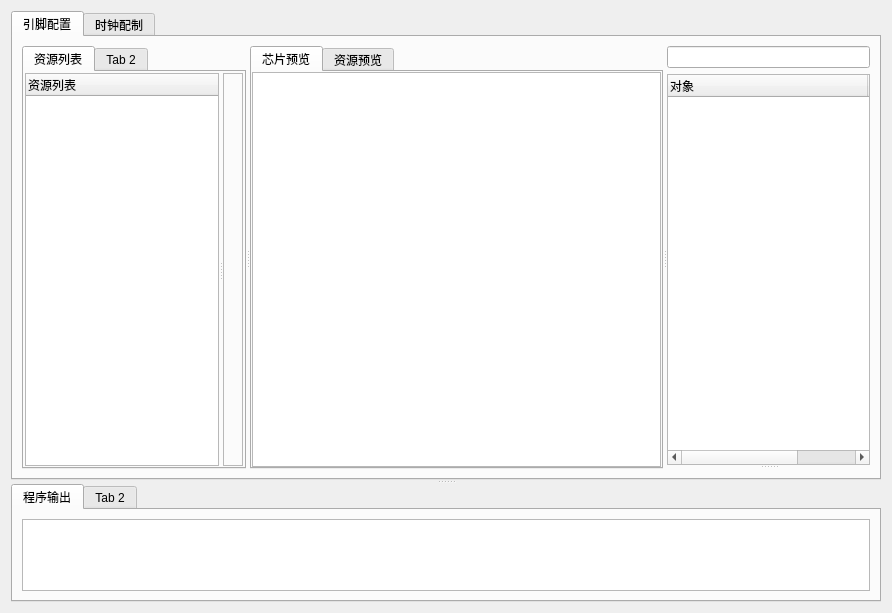
<?xml version="1.0" encoding="UTF-8"?>
<ui version="4.0">
 <class>FormMcuConfig</class>
 <widget class="QWidget" name="FormMcuConfig">
  <property name="geometry">
   <rect>
    <x>0</x>
    <y>0</y>
    <width>892</width>
    <height>613</height>
   </rect>
  </property>
  <property name="windowTitle">
   <string>Form</string>
  </property>
  <layout class="QGridLayout" name="gridLayout_4">
   <item row="0" column="0">
    <widget class="QSplitter" name="splitter_3">
     <property name="orientation">
      <enum>Qt::Vertical</enum>
     </property>
     <property name="childrenCollapsible">
      <bool>false</bool>
     </property>
     <widget class="QTabWidget" name="tabWidget_2">
      <property name="sizePolicy">
       <sizepolicy hsizetype="Expanding" vsizetype="Minimum">
        <horstretch>0</horstretch>
        <verstretch>4</verstretch>
       </sizepolicy>
      </property>
      <property name="currentIndex">
       <number>0</number>
      </property>
      <widget class="QWidget" name="tab_3">
       <attribute name="title">
        <string>引脚配置</string>
       </attribute>
       <layout class="QGridLayout" name="gridLayout_8">
        <item row="0" column="0">
         <widget class="QSplitter" name="splitter_4">
          <property name="orientation">
           <enum>Qt::Horizontal</enum>
          </property>
          <property name="childrenCollapsible">
           <bool>false</bool>
          </property>
          <widget class="QTabWidget" name="tabWidget_3">
           <property name="sizePolicy">
            <sizepolicy hsizetype="Expanding" vsizetype="Expanding">
             <horstretch>1</horstretch>
             <verstretch>0</verstretch>
            </sizepolicy>
           </property>
           <widget class="QWidget" name="tab_5">
            <attribute name="title">
             <string>资源列表</string>
            </attribute>
            <layout class="QGridLayout" name="gridLayout_7">
             <property name="leftMargin">
              <number>1</number>
             </property>
             <property name="topMargin">
              <number>1</number>
             </property>
             <property name="rightMargin">
              <number>1</number>
             </property>
             <property name="bottomMargin">
              <number>1</number>
             </property>
             <property name="spacing">
              <number>0</number>
             </property>
             <item row="0" column="0">
              <widget class="QSplitter" name="splitter_2">
               <property name="orientation">
                <enum>Qt::Horizontal</enum>
               </property>
               <property name="childrenCollapsible">
                <bool>false</bool>
               </property>
               <widget class="QTreeWidget" name="treeWidgetChooseIp">
                <property name="sizePolicy">
                 <sizepolicy hsizetype="Expanding" vsizetype="Expanding">
                  <horstretch>1</horstretch>
                  <verstretch>0</verstretch>
                 </sizepolicy>
                </property>
                <column>
                 <property name="text">
                  <string>资源列表</string>
                 </property>
                </column>
               </widget>
               <widget class="QFrame" name="frame">
                <property name="sizePolicy">
                 <sizepolicy hsizetype="Preferred" vsizetype="Preferred">
                  <horstretch>1</horstretch>
                  <verstretch>0</verstretch>
                 </sizepolicy>
                </property>
                <property name="minimumSize">
                 <size>
                  <width>0</width>
                  <height>0</height>
                 </size>
                </property>
                <property name="statusTip">
                 <string>功能配置</string>
                </property>
                <property name="frameShape">
                 <enum>QFrame::StyledPanel</enum>
                </property>
                <property name="frameShadow">
                 <enum>QFrame::Raised</enum>
                </property>
                <layout class="QGridLayout" name="gridLayout_3"/>
               </widget>
              </widget>
             </item>
            </layout>
           </widget>
           <widget class="QWidget" name="tab_6">
            <attribute name="title">
             <string>Tab 2</string>
            </attribute>
           </widget>
          </widget>
          <widget class="QTabWidget" name="tabWidget_4">
           <property name="sizePolicy">
            <sizepolicy hsizetype="Expanding" vsizetype="Expanding">
             <horstretch>2</horstretch>
             <verstretch>0</verstretch>
            </sizepolicy>
           </property>
           <property name="currentIndex">
            <number>0</number>
           </property>
           <widget class="QWidget" name="tab_7">
            <attribute name="title">
             <string>芯片预览</string>
            </attribute>
            <layout class="QGridLayout" name="gridLayout_2">
             <property name="leftMargin">
              <number>0</number>
             </property>
             <property name="topMargin">
              <number>0</number>
             </property>
             <property name="rightMargin">
              <number>0</number>
             </property>
             <property name="bottomMargin">
              <number>0</number>
             </property>
             <property name="spacing">
              <number>0</number>
             </property>
             <item row="0" column="0">
              <widget class="QGraphicsView" name="graphics_view">
               <property name="sizePolicy">
                <sizepolicy hsizetype="Expanding" vsizetype="Expanding">
                 <horstretch>2</horstretch>
                 <verstretch>0</verstretch>
                </sizepolicy>
               </property>
              </widget>
             </item>
            </layout>
           </widget>
           <widget class="QWidget" name="tab_8">
            <attribute name="title">
             <string>资源预览</string>
            </attribute>
           </widget>
          </widget>
          <widget class="QSplitter" name="splitter">
           <property name="sizePolicy">
            <sizepolicy hsizetype="Preferred" vsizetype="Expanding">
             <horstretch>1</horstretch>
             <verstretch>0</verstretch>
            </sizepolicy>
           </property>
           <property name="orientation">
            <enum>Qt::Vertical</enum>
           </property>
           <property name="handleWidth">
            <number>4</number>
           </property>
           <property name="childrenCollapsible">
            <bool>false</bool>
           </property>
           <widget class="QWidget" name="widget" native="true">
            <property name="sizePolicy">
             <sizepolicy hsizetype="Preferred" vsizetype="Preferred">
              <horstretch>0</horstretch>
              <verstretch>1</verstretch>
             </sizepolicy>
            </property>
            <layout class="QGridLayout" name="gridLayout">
             <property name="leftMargin">
              <number>0</number>
             </property>
             <property name="topMargin">
              <number>0</number>
             </property>
             <property name="rightMargin">
              <number>0</number>
             </property>
             <property name="bottomMargin">
              <number>0</number>
             </property>
             <item row="1" column="0">
              <widget class="TreeWidgetMcuChooseFunction" name="utreeWidgetMcuChooseFunction">
               <attribute name="headerCascadingSectionResizes">
                <bool>true</bool>
               </attribute>
               <attribute name="headerMinimumSectionSize">
                <number>50</number>
               </attribute>
               <attribute name="headerDefaultSectionSize">
                <number>200</number>
               </attribute>
               <attribute name="headerHighlightSections">
                <bool>false</bool>
               </attribute>
               <attribute name="headerShowSortIndicator" stdset="0">
                <bool>false</bool>
               </attribute>
               <attribute name="headerStretchLastSection">
                <bool>true</bool>
               </attribute>
               <column>
                <property name="text">
                 <string>对象</string>
                </property>
               </column>
               <column>
                <property name="text">
                 <string>属性</string>
                </property>
               </column>
              </widget>
             </item>
             <item row="0" column="0">
              <widget class="QLineEdit" name="lineEdit"/>
             </item>
            </layout>
           </widget>
           <widget class="QWidget" name="uformMcuAttribute" native="true">
            <property name="sizePolicy">
             <sizepolicy hsizetype="Preferred" vsizetype="Preferred">
              <horstretch>0</horstretch>
              <verstretch>1</verstretch>
             </sizepolicy>
            </property>
            <layout class="QGridLayout" name="ulayoutFormMcuAttribute">
             <property name="leftMargin">
              <number>0</number>
             </property>
             <property name="topMargin">
              <number>0</number>
             </property>
             <property name="rightMargin">
              <number>0</number>
             </property>
             <property name="bottomMargin">
              <number>0</number>
             </property>
            </layout>
           </widget>
          </widget>
         </widget>
        </item>
       </layout>
      </widget>
      <widget class="QWidget" name="tab_4">
       <attribute name="title">
        <string>时钟配制</string>
       </attribute>
      </widget>
     </widget>
     <widget class="QTabWidget" name="tabWidget">
      <property name="sizePolicy">
       <sizepolicy hsizetype="Expanding" vsizetype="Expanding">
        <horstretch>0</horstretch>
        <verstretch>1</verstretch>
       </sizepolicy>
      </property>
      <property name="currentIndex">
       <number>0</number>
      </property>
      <widget class="QWidget" name="tab">
       <attribute name="title">
        <string>程序输出</string>
       </attribute>
       <layout class="QGridLayout" name="gridLayout_5">
        <item row="0" column="0">
         <widget class="QTextEdit" name="textEdit"/>
        </item>
       </layout>
      </widget>
      <widget class="QWidget" name="tab_2">
       <attribute name="title">
        <string>Tab 2</string>
       </attribute>
      </widget>
     </widget>
    </widget>
   </item>
  </layout>
 </widget>
 <customwidgets>
  <customwidget>
   <class>TreeWidgetMcuChooseFunction</class>
   <extends>QTreeWidget</extends>
   <header>TreeWidgetMcuChooseFunction.h</header>
  </customwidget>
 </customwidgets>
 <resources/>
 <connections/>
</ui>
